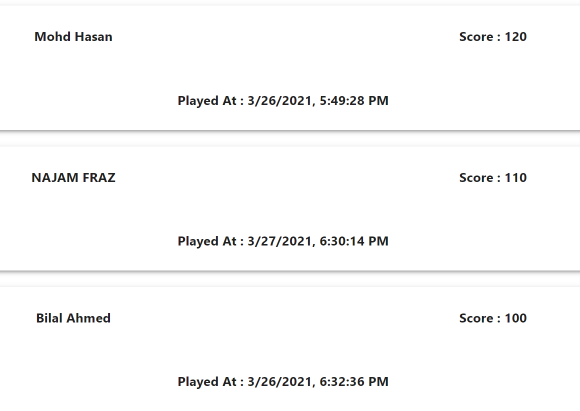
#> input picture demo.PNG, 1160 x 821 px, found by its file name (shown at 1/2 size)
$ jupyter execute 'Image Resize with Pillow.ipynb'
#> lines starting #> are read from the running program, lines starting #| are printed output that depends on the picture
[cell 1]
from PIL import Image

[cell 2]
import PIL

[cell 3]
photo = Image.open('demo.png')
#> photo is the input picture: PIL image 1160x821 RGBA; mean R, G, B, A 250.4, 250.4, 250.4, 255
new_photo = photo.resize((400,400))
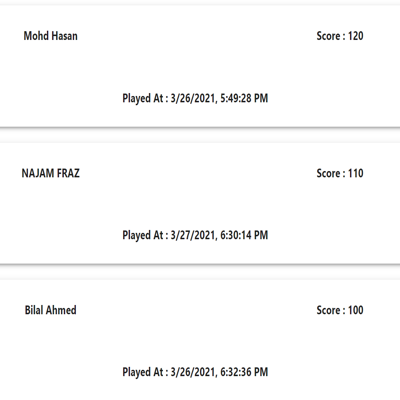
#> new_photo: PIL image 400x400 RGBA; mean R, G, B, A 250.3, 250.3, 250.3, 255
new_photo.save('demo_resize.png')
print(photo.size)
#| (1160, 821)
print(new_photo.size)
#| (400, 400)
